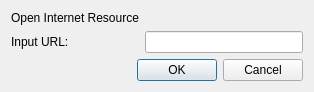
<?xml version="1.0" encoding="UTF-8"?>
<ui version="4.0">
 <class>openurl</class>
 <widget class="QDialog" name="openurl">
  <property name="geometry">
   <rect>
    <x>0</x>
    <y>0</y>
    <width>314</width>
    <height>85</height>
   </rect>
  </property>
  <property name="windowTitle">
   <string>Dialog</string>
  </property>
  <layout class="QGridLayout" name="gridLayout">
   <item row="1" column="1">
    <widget class="QLineEdit" name="lineEdit"/>
   </item>
   <item row="2" column="0" colspan="2">
    <widget class="QDialogButtonBox" name="buttonBox">
     <property name="orientation">
      <enum>Qt::Horizontal</enum>
     </property>
     <property name="standardButtons">
      <set>QDialogButtonBox::Cancel|QDialogButtonBox::Ok</set>
     </property>
    </widget>
   </item>
   <item row="1" column="0">
    <widget class="QLabel" name="label">
     <property name="text">
      <string>Input URL:</string>
     </property>
    </widget>
   </item>
   <item row="0" column="0">
    <widget class="QLabel" name="label_2">
     <property name="text">
      <string>Open Internet Resource</string>
     </property>
    </widget>
   </item>
  </layout>
 </widget>
 <resources/>
 <connections>
  <connection>
   <sender>buttonBox</sender>
   <signal>accepted()</signal>
   <receiver>openurl</receiver>
   <slot>accept()</slot>
   <hints>
    <hint type="sourcelabel">
     <x>248</x>
     <y>254</y>
    </hint>
    <hint type="destinationlabel">
     <x>157</x>
     <y>274</y>
    </hint>
   </hints>
  </connection>
  <connection>
   <sender>buttonBox</sender>
   <signal>rejected()</signal>
   <receiver>openurl</receiver>
   <slot>reject()</slot>
   <hints>
    <hint type="sourcelabel">
     <x>316</x>
     <y>260</y>
    </hint>
    <hint type="destinationlabel">
     <x>286</x>
     <y>274</y>
    </hint>
   </hints>
  </connection>
 </connections>
</ui>
